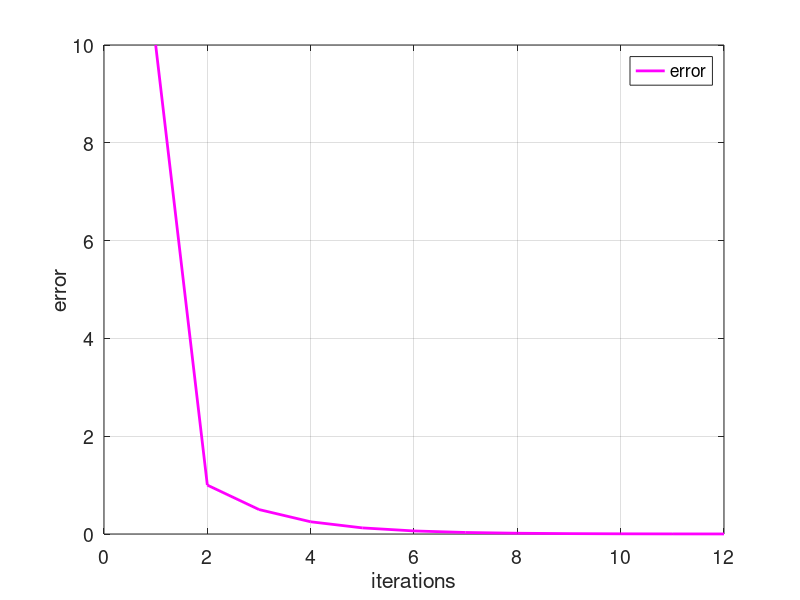

This figure's MATLAB source:
input('Ejercicio 3, metodo biseccion, intervalos(-4,-2)\n');
xi = -4;
xu = -2;
i = 1;
e(i) = 10;

while(e(i)>0.001)

    xr = (xi + xu)/2;

    g_xl = (xi^3-(10*xi)-5);
    g_xr = (xr^3-(10*xr)-5);
    g_xu = (xu^3-(10*xu)-5);

    if(g_xl*g_xr<0)
        xu = xr;
        e(i + 1) = abs(xr - xi);
    end

    if(g_xu*g_xr<0)
        xi = xr;
        e(i + 1) = abs(xr - xu);
    end
    i = i + 1;
    if(g_xu*g_xr==0);
        xr = xr;
    end
end

tamanyo = size(e);
ite = 1:1:tamanyo(2);

figure('DefaultAxesFontSize',14)
set(gcf,'color','white')
plot(ite,e,'color',[1,0,1],'linewidth',2)
grid on
xlabel('iterations')
ylabel('error')
legend('error')